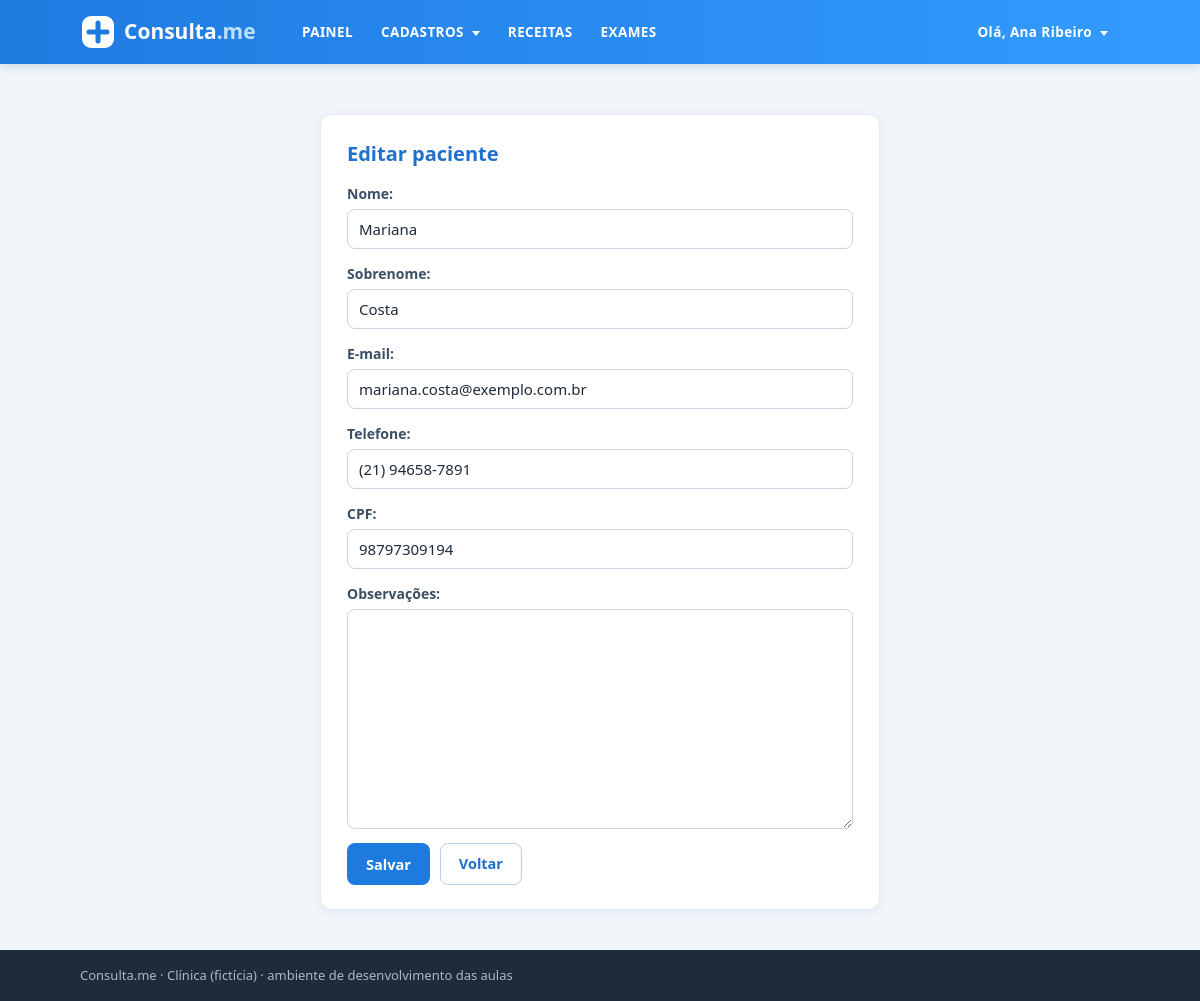
The page /pacientes/1/editar/ (signed in) on the database its author committed.
### intranet/models.py (models this page shows, shortened)
class Paciente(models.Model):
    nome = models.CharField(max_length=50)
    sobrenome = models.CharField(max_length=50)
    email = models.EmailField()
    telefone = models.CharField(max_length=15)
    cpf = models.CharField(max_length=11)   # 11 dígitos, sem pontos e traço
    criacao_data = models.DateTimeField(default=timezone.now)
    mensagem = models.TextField(blank=True)
    ativo = models.BooleanField(default=True)
    imagem = models.ImageField(upload_to='img/%Y/%m', blank=True)

### intranet/views.py (the view)
# urls.py: path('pacientes/<int:pk>/editar/', views.PacienteUpdateView.as_view(), name='paciente-update'),
class PacienteUpdateView(LoginRequiredMixin, TituloMixin, UpdateView):
    model = Paciente
    form_class = PacienteForm
    template_name = 'intranet/pacientes/formulario.html'
    success_url = reverse_lazy('intranet:paciente-list')
    titulo = 'Editar paciente'

### intranet/forms.py (shortened to what this page needs)
class PacienteForm(forms.ModelForm):
    cpf = forms.CharField(max_length=14, label='CPF')
    class Meta:
        model = Paciente
        fields = ['nome', 'sobrenome', 'email', 'telefone', 'cpf', 'mensagem']
        labels = {'email': 'E-mail', 'mensagem': 'Observações'}

### intranet/views.py (called while the page is built)
    def get_context_data(self, **kwargs):
        ctx = super().get_context_data(**kwargs)
        ctx['titulo'] = self.titulo
        return ctx

### intranet/templates/intranet/pacientes/formulario.html (shortened to what this page needs)
{% extends 'intranet/base_logado.html' %}
{% block content %}
<main class="container">
  <section class="card form-card">
    <h2 class="title">{{ titulo }}</h2>
    <form method="post">
      {% include 'intranet/_campos.html' %}
      <div class="buttons">
        <button type="submit" class="btn btn-primary">Salvar</button>
        <a href="{% url 'intranet:paciente-list' %}" class="btn btn-secondary">Voltar</a>
      </div>
    </form>
  </section>
</main>
{% endblock %}

### intranet/templates/intranet/base_logado.html (shortened to what this page needs)
{% extends 'intranet/base.html' %}
{% load static %}
{% block header %}
<header class="header">
  <div class="container header-container">
    <a class="logo" href="{% url 'intranet:painel' %}">
      <img src="{% static 'intranet/assets/logo.svg' %}" alt="Consulta.me">
    </a>
    <nav class="main-nav">
      <ul class="nav-left">
        <li><a href="{% url 'intranet:painel' %}">PAINEL</a></li>
        <li class="dropdown">
          <a href="#">CADASTROS <i class="arrow-down"></i></a>
        </li>
        <li><a href="{% url 'intranet:receita-list' %}">RECEITAS</a></li>
        <li><a href="{% url 'intranet:exames' %}">EXAMES</a></li>
      </ul>
      <ul class="nav-right">
        <li class="dropdown">
          <a href="#">
            Olá, <span>{{ request.user.get_full_name|default:request.user.username }}</span> <i class="arrow-down"></i>
          </a>
        </li>
      </ul>
    </nav>
  </div>
</header>
{% endblock %}

### intranet/templates/intranet/_campos.html (shortened to what this page needs)
{% for campo in form %}
<div class="form-group">
  {{ campo.label_tag }}
  {{ campo }}
</div>
{% endfor %}

### intranet/static/intranet/style.css (style rules this page uses)
* { box-sizing: border-box; margin: 0; padding: 0; }
body { font-family: 'Segoe UI', Helvetica, Arial, sans-serif; background: #f2f6fb; color: #1d2b3a; line-height: 1.5; min-height: 100vh; display: flex; flex-direction: column; }
a { color: #1f7ae0; text-decoration: none; }
.container { width: 100%; max-width: 1080px; margin: 0 auto; padding: 0 20px; }
main.container { flex: 1; padding-top: 28px; padding-bottom: 40px; }
.header { background: #339cff; background: linear-gradient(90deg, #1f7ae0, #339cff); box-shadow: 0 2px 10px rgba(20, 60, 120, .18); }
.header-container { display: flex; align-items: center; justify-content: space-between; min-height: 64px; gap: 20px; }
.logo img { display: block; height: 40px; }
.main-nav { display: flex; align-items: center; justify-content: space-between; flex: 1; gap: 20px; }
.main-nav ul { list-style: none; display: flex; align-items: center; gap: 4px; }
.main-nav > ul > li > a { display: block; padding: 20px 12px; color: #fff; font-weight: 600; font-size: 13.5px; letter-spacing: .03em; }
.arrow-down { display: inline-block; width: 0; height: 0; margin-left: 4px; vertical-align: middle; border-left: 4px solid transparent; border-right: 4px solid transparent; border-top: 5px solid #fff; }
.header .dropdown { position: relative; }
.card { background: #fff; border-radius: 12px; padding: 24px 26px; margin-top: 22px; box-shadow: 0 2px 12px rgba(20, 60, 120, .07); border: 1px solid #e3eaf3; }
.form-card { max-width: 560px; margin-left: auto; margin-right: auto; }
.title { font-size: 20px; color: #1f6fcc; margin-bottom: 14px; }
.form-group { margin-bottom: 14px; display: flex; flex-direction: column; gap: 5px; }
.form-group label { font-weight: 600; font-size: 14px; color: #3b4f66; }
.form-group input, .form-group select, .form-group textarea { width: 100%; padding: 9px 11px; font-size: 15px; font-family: inherit; color: inherit; border: 1px solid #c9d6e4; border-radius: 8px; background: #fff; }
.buttons { display: flex; gap: 10px; margin-top: 8px; }
.btn { display: inline-block; padding: 9px 18px; border-radius: 8px; border: 1px solid transparent; font-size: 14.5px; font-weight: 600; cursor: pointer; font-family: inherit; text-align: center; }
.btn-primary { background: #1f7ae0; color: #fff; }
.btn-secondary { background: #fff; color: #1f6fcc; border-color: #b9cfe6; }

### rows shown on the page
Paciente: form "Mariana" "Costa" "mariana.costa@exemplo.com.br" "(21) 94658-7891" "98797309194"

### other values the page prints
{{ request.user.get_full_name|default:request.user.username }} "Ana Ribeiro"
{{ titulo }} "Editar paciente"
{{ campo.label_tag }} "Nome:" "Sobrenome:" "E-mail:" "Telefone:" "CPF:" "Observações:"
